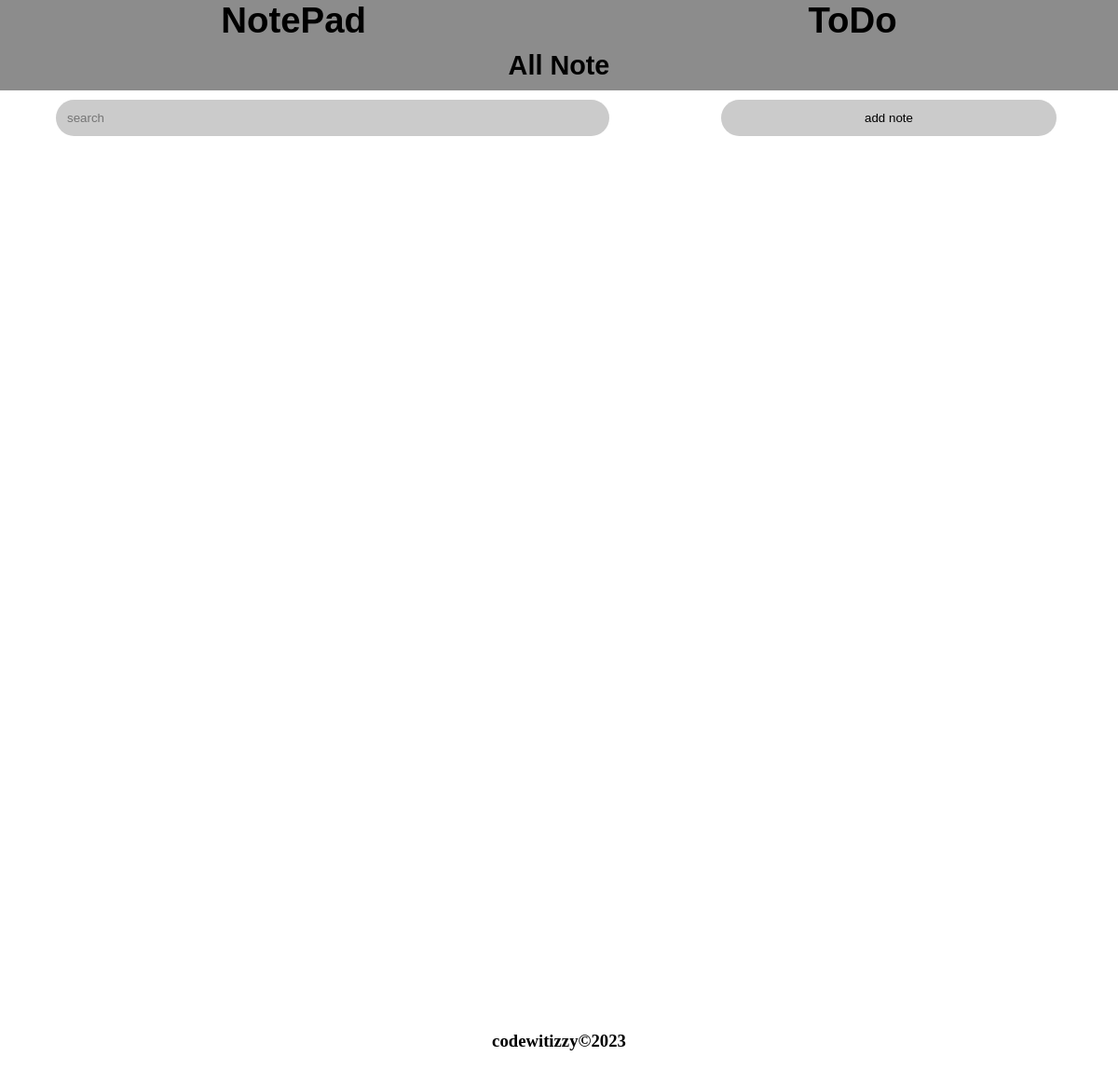
Page /notepad/listnote/ (signed in) on the earlier database version.
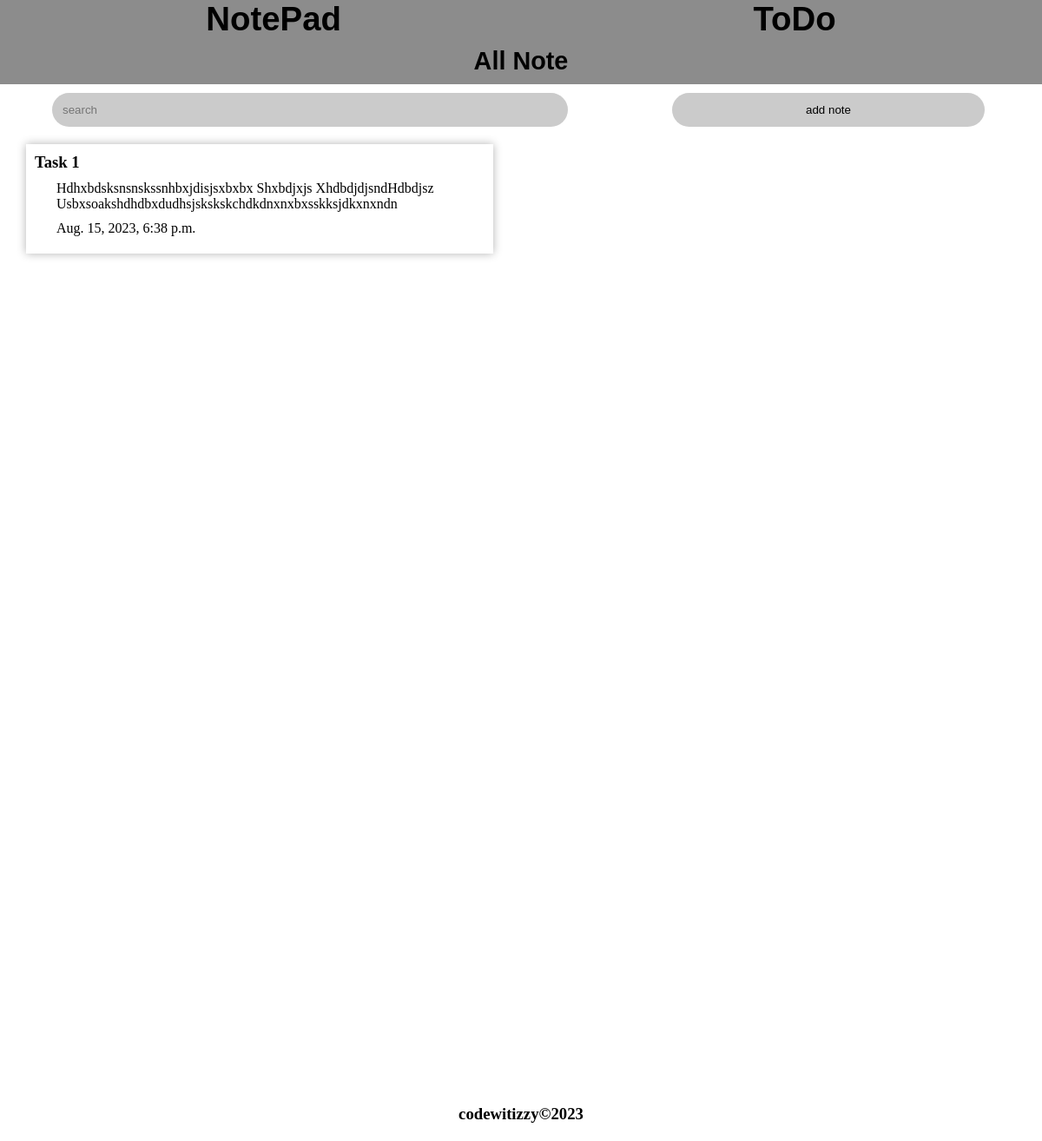
Same page on the later database version.
### notepad/models.py (models this page shows, shortened)
class Note(models.Model):
    owner = models.ForeignKey(User, on_delete=models.CASCADE)
    title = models.CharField(max_length=100)
    body = models.TextField()
    date = models.DateTimeField(auto_now_add=True)
    category = models.ForeignKey(Category, on_delete=models.CASCADE)

### notepad/views.py (the view)
# urls.py: path("listnote/", views.NoteListView.as_view(), name="index"),
class NoteListView(LoginRequiredMixin, ListView):
    template_name = "index.html"
    login_url = "signin"
    def get_queryset(self):
        search = self.request.GET.get("search", "")
        cat = self.request.GET.get("category", "")
        self.notes = Note.objects.filter(
                Q(title__icontains=search) |
                Q(body__icontains=search) |
                Q(category__name=cat),
                owner=self.request.user)
        return self.notes
    def get_context_data(self, **kwargs):
        context = super().get_context_data(**kwargs)
        context["notes"] = self.notes
        return context

### notepad/templates/index.html (shortened to what this page needs)
{%load static%}
<!DOCTYPE html>
<html lang="en">
<head>
   <link rel="stylesheet" href="{% static 'css/index.css' %}">
</head>
<body>
   <header>
      <div class="header-container">
         <div class="header1">
            <a href="#"><h1>NotePad</h1></a>
         </div>
         <div class="header2">
            <a href="#"><h1>ToDo</h1></a>
         </div>
      </div>
      <h2>All Note</h2>
   </header>
   <main>
      <form action="">
      <div class="form-container">
         <div class="search">
            <input type="search" placeholder="search" name="search">
         </div>
      </div>
      </form>
         <div class="add-note">
		 <a href="#"><button class="btn">add note</button></a>
         </div>
      <div class="note-container">
         <div class="row">
            {%for note in notes%}
            <a href="#"><div class="note">
		 <h3>{{note.title}}</h3>
		 <p>{{note.body}}</p>
		 <p>{{note.date}}</p>
            </div></a>
	    {%endfor%}
   </main>
   <footer>
      <div class="footer">
         <h3>codewitizzy&copy;2023</h3>
      </div>
   </footer>
</body>
</html>

### static/css/index.css (style rules this page uses)
* { padding: 0; margin: 0; box-sizing: border-box; }
header { background: #8c8c8c; font-family: Sans-Serif; font-size: 1.2em; }
a { text-decoration: none; color: black; }
header h2 { text-align: center; padding: 10px 5px; }
.header-container { display: flex; justify-content: space-around; align-items: center; }
.note { box-shadow: hsl(0, 0%, 70%) 0 0 10px; width: 90%; padding: 10px; margin: 20px 5%; overflow-wrap:break-word; word-wrap:break-word; word-break:break-word; border-collapse:collapse; }
.note p { margin: 10px 0 10px 25px; font-weight:500; }
.footer h3 { text-align: center; margin-bottom: 20px; margin-top: 80%; }
.form-container { margin: 10px 5%; text-align: center; justify-content: center; }
.search input { border-radius: 50px; padding: 12px; border: none; background: #cbcbcb; outline: none; width: 55%; float: left; }
.btn { padding: 12px; border-radius: 50px; width: 30%; border: none; outline: none; background: #cbcbcb; margin-left: 10%; }
@media only screen and (min-width:658px) { .row { display: grid; grid-template-columns: 1fr 1fr; grid-gap: 5px; justify-content: space-around; } }

Differences in the rows shown:
added Note: title "Task 1", body "Hdhxbdsksnsnskssnhbxjdisjsxbxbx Shxbdjxjs XhdbdjdjsndHdbdjsz Usbxsoakshdhdbxdudhsjskskskchdkdnxnxbxsskksjdkxnxndn", date "Aug. 15, 2023, 6:38 p.m."
